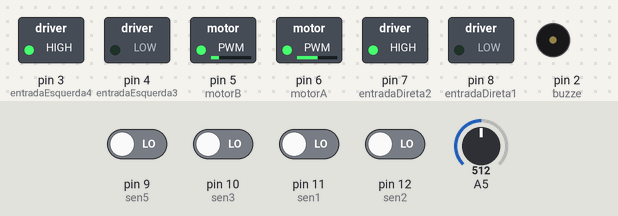
Simulated run of this sketch. Board: Arduino Uno, built with avr-gcc and run on an emulated ATmega328P. Shown: switched loads named in the sketch (green lamp = pin HIGH), buzzer (waves = sounding). The test bench sets the inputs (shaded band); at power-on: pin 9 (sen5), pin 10 (sen3), pin 11 (sen1), pin 12 (sen2) LOW, A5 = 512.

Above: at 3.7 s.
3.8 s: pin 9 (sen5) driven HIGH
At 4.4 s:
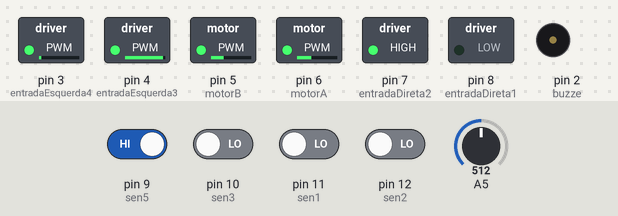
5.3 s: pin 10 (sen3) driven HIGH
At 6.3 s:
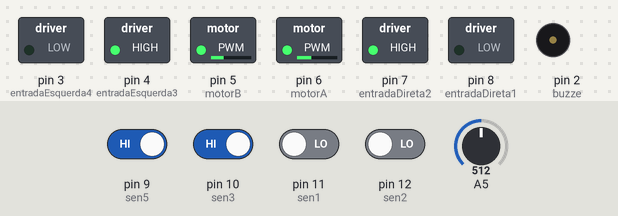
6.8 s: A5 set to 215
8.3 s: A5 set to 182
At 8.8 s:
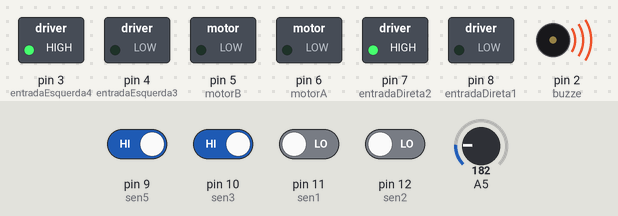
9.8 s: pin 9 (sen5) driven LOW
At 11.5 s:
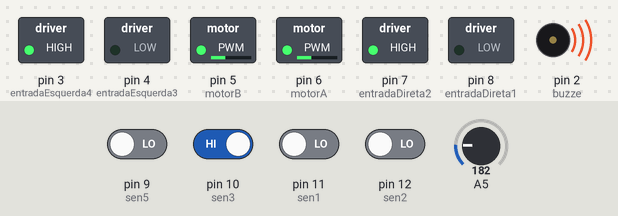
11.8 s: pin 12 (sen2) driven HIGH
At 12.6 s:
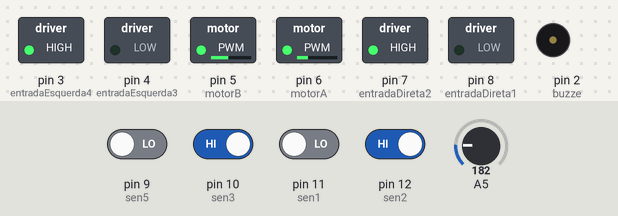
Timing chart, 0 to 14.3 s (numbered marks = the images above; inputs shaded):
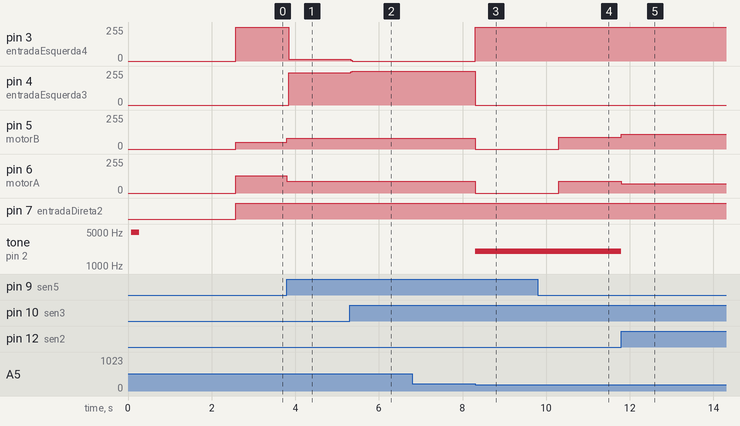

Measured:
- the behaviour switches between 200 and 199 on A5 (found by bisection; images 2 and 3)
- after the input at 3.8 s, pin 3 (entradaEsquerda4): 255/255 → 14/255 at once; pin 4 (entradaEsquerda3): 0/255 → 242/255 at once; pin 5 (motorB): 50/255 → 80/255 at once; pin 6 (motorA): 130/255 → 90/255 at once
- after the input at 5.3 s, pin 3 (entradaEsquerda4): 14/255 → 0/255 at once; pin 4 (entradaEsquerda3): 242/255 → 255/255 at once
- after the input at 6.8 s, every drawn part: stays the same
- after the input at 8.3 s, pin 3 (entradaEsquerda4): 0/255 → 255/255 at once; pin 4 (entradaEsquerda3): 255/255 → 0/255 at once; pin 5 (motorB): 80/255 → 0/255 at once; pin 6 (motorA): 90/255 → 0/255 at once; tone on pin 2 (buzze): silent → 2000 Hz at once
- after the input at 9.8 s, pin 5 (motorB), pin 6 (motorA): 0/255 → 90/255 after 0.50 s
- after the input at 11.8 s, pin 5 (motorB): 90/255 → 110/255 at once; pin 6 (motorA): 90/255 → 70/255 at once; tone on pin 2 (buzze): 2000 Hz → silent at once

The sketch:

ParadaSegVez.ino
```cpp
#define sen1  11
#define sen2  12
#define sen3  10
#define sen4  13
#define sen5  9
int motorA = 6;
int motorB = 5;

int entradaDireta1 = 8;
int entradaDireta2 = 7;
int entradaEsquerda3 = 4;
int entradaEsquerda4 = 3;


//starwars
/*#define sen1  13
  #define sen2  12
  #define sen3  11
  #define sen4  6
  #define sen5  7


  int motorA = 3;
  int motorB = 10;

  int entradaDireta1 = 4;
  int entradaDireta2 = 5;
  int entradaEsquerda3 = 8;
  int entradaEsquerda4 = 9;


  //starwars\\
*/


//int Vel = 100;
//int brack = 0;

int novaVelocidadeA;
int novaVelocidadeB;
int buzze = 2;

int erro;
int espera = 0;

//int va = 0;
//int vb = 0;

int centro, direita, esquerda, extremaDireita;
int extremaEsquerda, esquerdaExterno;
float inte = 0;
float kp = 40;
float ki = 0;
float kd = 5;
float erro_anterior = 0;
float sinalPid;

int teste = 0;

int VelocidadeConstatnteA = 0;
int VelocidadeConstatnteB = 0;

int entrouNaCurva = 0;


boolean comecoCurva = false;

long tempoInicial = 0l;

int comecoFim = 0;

void setup() {
  Serial.begin(9600);

  pinMode(entradaDireta1, OUTPUT);
  pinMode(entradaDireta2, OUTPUT);
  pinMode(entradaEsquerda3, OUTPUT);
  pinMode(entradaEsquerda4, OUTPUT);

  pinMode(motorA, OUTPUT);
  pinMode(motorB, OUTPUT);

  pinMode(buzze, OUTPUT);
  //  pinMode(sen2, OUTPUT);
  //  pinMode(sen3, OUTPUT);
  //  pinMode(sen4, OUTPUT);
  for (int i = 1000; i < 5000; i++) {
    tone(buzze, i, 200);
  }

  delay(2500);
}

void trocaSinaisDosvaloresAbaixoDeZero(int novaVelocidadeA, int novaVelocidadeB ) {


  if (novaVelocidadeA < 0) {
    novaVelocidadeA = novaVelocidadeA * (-1);
  }


  if (novaVelocidadeB < 0) {
    novaVelocidadeB = novaVelocidadeB  * (-1);
  }


  frente(novaVelocidadeA, novaVelocidadeB);

}


void frente(int novaVelocidadeA, int novaVelocidadeB) {


  digitalWrite(entradaDireta1, LOW);
  digitalWrite(entradaDireta2, HIGH);
  digitalWrite(entradaEsquerda3, LOW);
  digitalWrite(entradaEsquerda4, HIGH);
  //delay(500);
  // delay(500);
  /*Serial.print("A");
  Serial.println(novaVelocidadeA);
  Serial.print("B");
  Serial.println(novaVelocidadeB);
*/
  if (novaVelocidadeA > 130) {
    novaVelocidadeA = 90;
    novaVelocidadeB = 80;

    digitalWrite(entradaDireta1, LOW);
    digitalWrite(entradaDireta2, HIGH);
    digitalWrite(entradaEsquerda3, HIGH);
    digitalWrite(entradaEsquerda4, LOW);

    analogWrite(motorA, novaVelocidadeA);//78 velocidade minima// 158 velocidade media
    analogWrite(motorB, novaVelocidadeB);//45 velocidade minima // 54 velocidade media---------------------------------------
  }
  else if (novaVelocidadeB > 130) {
    novaVelocidadeB = 90;
    novaVelocidadeA = 80;
    analogWrite(motorA, novaVelocidadeA);//78 velocidade minima// 158 velocidade media
    analogWrite(motorB, novaVelocidadeB);//45 velocidade minima // 54 velocidade media---------------------------------------
  }
  else {
    analogWrite(motorA, novaVelocidadeA);//78 velocidade minima// 158 velocidade media
    analogWrite(motorB, novaVelocidadeB);//45 velocidade minima // 54 velocidade media---------------------------------------
  }


}


void lerSensores() {

  extremaEsquerda = digitalRead(sen1);
  esquerda = digitalRead(sen2);
  centro = digitalRead(sen3);
  direita = analogRead(A5);
  //Serial.println(direita);
  extremaDireita = digitalRead(sen5);
  //esquerdaExterno = analogRead();
  mudarValorDaLeituraParaUmOuZero();
}
void mudarValorDaLeituraParaUmOuZero() {

  if (direita < 200) {
    direita = 0;
  } else {
    direita = 1;
  }

}


void controlePid(int erro) {

  /*if (comecoCurva) {

    VelocidadeConstatnteA = 100;//+5
    VelocidadeConstatnteB = 100;//+5
    kp = 30;//16
    kd = 0.6;//5.2//6
    ki = 0;
    }
    else {*/
  VelocidadeConstatnteA = 90;//+5
  VelocidadeConstatnteB = 90;//+5
  kp = 20;//16
  kd = 1.5;//5.2//6
  ki = 0;
  //}

  /*delay(200);
    Serial.print("velocidade A");
    Serial.println(VelocidadeConstatnteA);
    Serial.print("velocidade B");
    Serial.println(VelocidadeConstatnteB);*/
  //+ kd * (erro_anterior - erro)


  sinalPid = kp * erro + kd * (erro_anterior - erro) + ki * (inte + erro_anterior);

  novaVelocidadeA = VelocidadeConstatnteA + sinalPid ;
  novaVelocidadeB = VelocidadeConstatnteB - sinalPid ;

  if (erro == 4 || erro == -4)
  {
    novaVelocidadeA = novaVelocidadeA - (novaVelocidadeA * 0.2);
    novaVelocidadeB = novaVelocidadeB - (novaVelocidadeB * 0.2);
  }

  erro_anterior = erro;

  trocaSinaisDosvaloresAbaixoDeZero(novaVelocidadeA, novaVelocidadeB);
}

long retornaTempoParaControleDoBuzzer() {
  long tempoAtual = millis();
  if (tempoAtual > (tempoInicial + 500)) {
    return  tempoInicial = tempoAtual;
  }
  return 0l;
}

void loop() {

  // 1 0 0 0 0   --> Erro -4
  // 1 1 0 0 0   --> Erro -3
  // 0 1 0 0 0   --> Erro -2
  // 0 1 1 0 0   --> Erro -1
  // 0 0 1 0 0   --> Erro  0
  // 0 0 1 1 0   --> Erro  1
  // 0 0 0 1 0   --> Erro  2
  // 0 0 0 1 1   --> Erro  3
  // 0 0 0 0 1   --> Erro  4
  //0 0 1 0 0 :0


  lerSensores();


    if ((centro == 1) && (esquerda == 0) && (direita == 0) && (extremaEsquerda == 0) && (extremaDireita == 1) ) {
     if( comecoFim >= 1 ) {
     frente(0, 0);
     tone(buzze, 2000, retornaTempoParaControleDoBuzzer());
     delay(2000);
      }
      ++comecoFim;
    }

  else if ( (centro == 1) && (esquerda == 0) &&
            (direita == 0) && (extremaEsquerda == 0)
            && (extremaDireita == 0)  ) {
    controlePid(0);
  }


  //0 1 1 0 0 :-1
  else if ((centro == 1) && (esquerda == 1) &&
           (direita == 0) && (extremaEsquerda == 0)
           && (extremaDireita == 0) ) {
    controlePid(-1);
    entrouNaCurva = 0;
    noTone(buzze);
  }

  //0 0 1 1 0 :1
  else if ((centro == 1) && (esquerda == 0) &&
           (direita == 1) && (extremaEsquerda == 0)
           && (extremaDireita == 0) ) {
    controlePid(1);
    entrouNaCurva = 0;
    noTone(buzze);
  }


  //0 1 0 0 0 :-2
  else if ((centro == 0) && (esquerda == 1) &&
           (direita == 0) && (extremaEsquerda == 0)
           && (extremaDireita == 0) ) {
    controlePid(-2);
    entrouNaCurva = 0;
    noTone(buzze);
  }

  //0 0 0 1 0 :2
  else if ((centro == 0) && (esquerda == 0) &&
           (direita == 1) && (extremaEsquerda == 0)
           && (extremaDireita == 0) ) {
    controlePid(2);
    entrouNaCurva = 0;
    noTone(buzze);
  }


  //1 1 0 0 0 :-3
  else if ((centro == 0) && (esquerda == 1) &&
           (direita == 0) && (extremaEsquerda == 1)
           && (extremaDireita == 0) ) {
    controlePid(-3);
    entrouNaCurva = 0;
    noTone(buzze);
  }

  //0 0 0 1 1 :3
  else if ((centro == 0) && (esquerda == 0) &&
           (direita == 1) && (extremaEsquerda == 0) &&
           (extremaDireita == 1) ) {

    controlePid(3);
    entrouNaCurva = 0;
    noTone(buzze);

  }


  //1 0 0 0 0 :-4
  else if ((centro == 0) && (esquerda == 0)
           && (direita == 0) && (extremaEsquerda == 1)
           && (extremaDireita == 0) ) {
    controlePid(-4);
    entrouNaCurva = 0;
    noTone(buzze);
  }

  //0 0 0 0 1 :4
  else if ((centro == 0) && (esquerda == 0) &&
           (direita == 0) && (extremaEsquerda == 0)
           && (extremaDireita == 1) ) {
    controlePid(4);
    entrouNaCurva = 0;
    noTone(buzze);
  }


  //  //1 0 0 0 0 :-5

}
```
